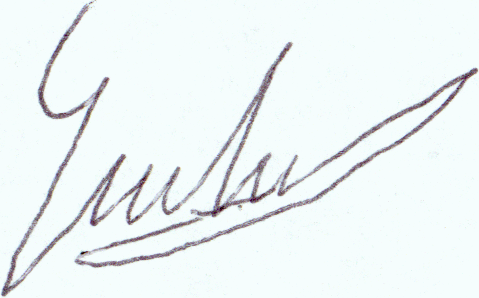
#> input picture Verification_and_recognition/data/training/021/forged-01.png, 479 x 298 px; its folder holds only this picture in this run
$ python sigrecogtf.py
#> lines starting #> are read from the running program, lines starting #| are printed output that depends on the picture; after the words box and inside, x2 and y2 are one past the last pixel; in counts of white or black regions, pixels touching at a corner belong together
### Verification_and_recognition/preprocessor.py
import cv2
import numpy as np


def prepare(input):
    #preparing the image input
    clean = cv2.fastNlMeansDenoising(input)
    ret,tresh = cv2.threshold(clean,127,1,cv2.THRESH_BINARY_INV)
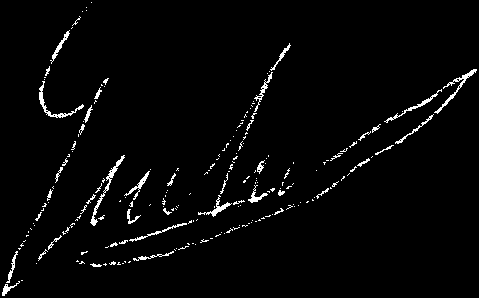
#> tresh: shape (298, 479); values 0 (black) and 1 (white), 2.6% white in thin lines or dots
    img = crop(tresh )

    # 40*400 image as a flatten array
    flatten_img = cv2.resize(img, (40, 10), interpolation=cv2.INTER_AREA).flatten()

    # resize to 400*100
    resized = cv2.resize(img,(400*100),interpolation=cv2.INTER_AREA)
    columns = np.sum(resized,axis=0) # sum of all columns
    lines = np.sum(resized,axis=1) # sum of all lines

    h,w = img.shape
    aspect = w/h
    return  [*flatten_img, *columns, *lines, aspect]

def crop(img):
    points = cv2.findNonZero(img)
#> points = contour of 3767 points, box (x1, y1, x2, y2) (2, 2, 477, 296), area 33580
    x,y,w,h = cv2.boundingRect(points)
#> x = 2; y = 2; w = 475; h = 294
    return img[y:y+h,x:x+w]
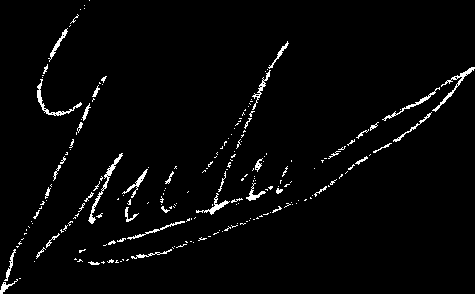
#> returned value: shape (294, 475); values 0 (black) and 1 (white), 2.7% white in thin lines or dots

### Verification_and_recognition/sigrecogtf.py
import cv2
import os
import tensorflow as tf
import preprocessor
tf.compat.v1.disable_eager_execution()
import tensorflow.compat.v1 as tf
tf.disable_v2_behavior()
def main():
    print ('OpenCV version {} '.format(cv2.__version__))

    current_dir = os.path.dirname(__file__)

    author = '021'
    training_folder = os.path.join(current_dir, 'data/training/', author)
    test_folder = os.path.join(current_dir, 'data/test/', author)

    training_data = []
    testing_labels = []
    training_labels = []
    for filename in os.listdir(training_folder):
        img = cv2.imread(os.path.join(training_folder,filename),0)
        if img is not None:
            data = preprocessor.prepare(img)
#> in prepare, `flatten_img = cv2.resize(img, (40, 10), interpolation=cv2.INTER_AREA)...`: flatten_img = 400 values from 0 to 0
            training_data.append(data)
            training_labels.append([0, 1] if "genuine" in filename else [1, 0])

    test_data = []
    test_labels = []
    for filename in os.listdir(test_folder):
        img = cv2.imread(os.path.join(test_folder,filename),0)
        if img is not None:
            data = preprocessor.prepare(img)
            test_data.append(data)
            test_labels.append([0, 1] if "genuine" in filename else [1, 0])
    sgd(training_data, training_labels, test_data, test_labels)

# Softmax Regression Model
def regression(x):
    W = tf.Variable(tf.zeros([901, 2]), name="W")
    b = tf.Variable(tf.zeros([2]), name="b")
    y = tf.nn.softmax(tf.matmul(x, W) + b)
    return y, [W, b]

def sgd(training_data, training_labels, test_data, test_labels):
    # model
    with tf.variable_scope("regression"):
        x = tf.placeholder(tf.float32, [None, 901])
        y, variables = regression(x)

    # train
    y_ = tf.placeholder("float", [None, 2])
    cross_entropy = -tf.reduce_sum(y_ * tf.math.log(y))
    train_step = tf.train.GradientDescentOptimizer(0.01).minimize(cross_entropy)
    correct_prediction = tf.equal(tf.argmax(y, 1), tf.argmax(y_, 1))
    accuracy = tf.reduce_mean(tf.cast(correct_prediction, tf.float32))

    with tf.Session() as sess:
        sess.run(tf.global_variables_initializer())
        sess.run(train_step, feed_dict={x: training_data, y_: training_labels})
        print(sess.run(accuracy, feed_dict={x: test_data, y_: test_labels}))

if __name__ == '__main__':
#> (the run stopped early here; a loop or call above may not have finished)

$ run again, on Verification_and_recognition/data/training/021/forged-05.png
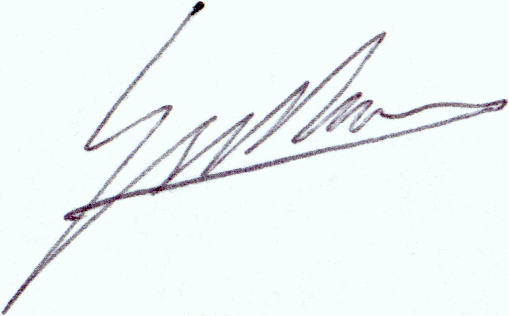
#> input picture Verification_and_recognition/data/training/021/forged-05.png, 509 x 316 px
#> in prepare, `ret,tresh = cv2.threshold(clean,127,1,cv2.THRESH_BINARY_INV)`:
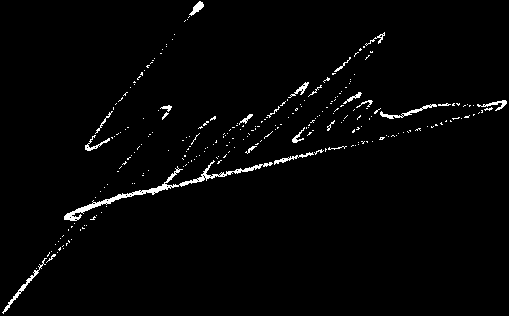
#> tresh: shape (316, 509); values 0 (black) and 1 (white), 2% white in thin lines or dots
#> points = contour of 3162 points, box (x1, y1, x2, y2) (2, 1, 507, 314), area 23723
#> x = 2; y = 1; w = 505; h = 313
#> in crop, `return img[y:y+h,x:x+w]`:
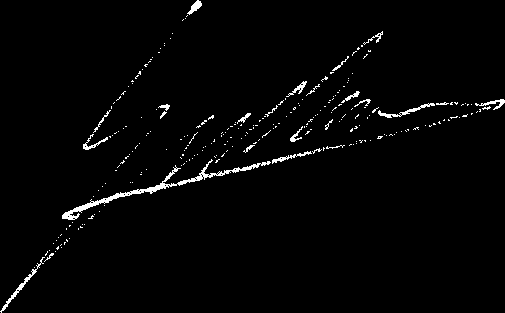
#> returned value: shape (313, 505); values 0 (black) and 1 (white), 2% white in thin lines or dots
#> flatten_img = 400 values from 0 to 0

$ run again, on Verification_and_recognition/data/training/021/forged-06.png
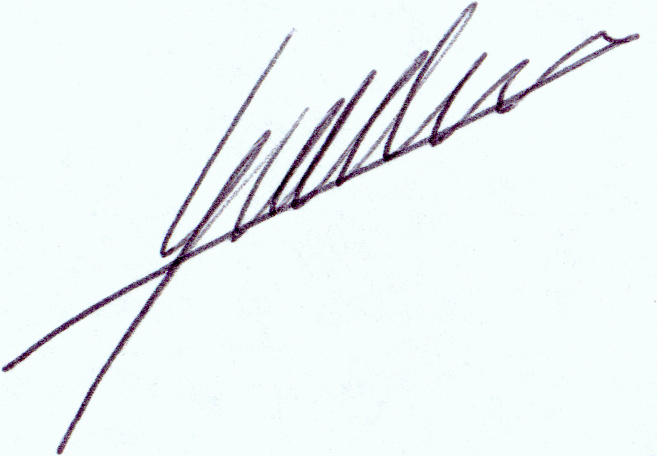
#> input picture Verification_and_recognition/data/training/021/forged-06.png, 657 x 456 px
#> in prepare, `ret,tresh = cv2.threshold(clean,127,1,cv2.THRESH_BINARY_INV)`:
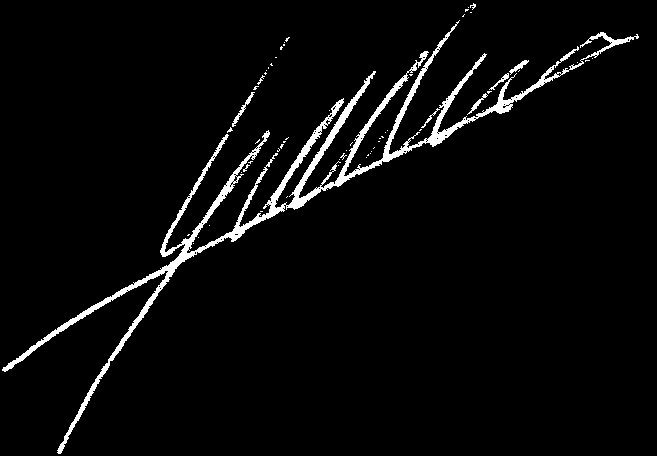
#> tresh: shape (456, 657); values 0 (black) and 1 (white), 3.7% white; 60 white regions (53 under 20 px), largest, box (x1, y1, x2, y2) and area: (2, 20, 639, 454) 10416, (232, 92, 255, 127) 128, (509, 60, 529, 75) 88
#> points = contour of 11099 points, box (x1, y1, x2, y2) (2, 3, 639, 454), area 13245
#> x = 2; y = 3; w = 637; h = 451
#> in crop, `return img[y:y+h,x:x+w]`:
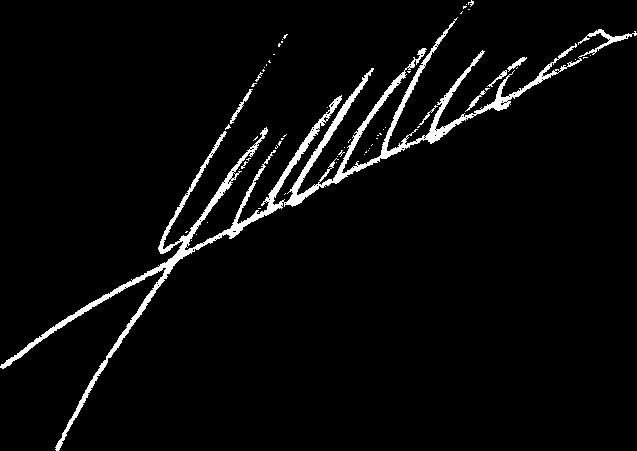
#> returned value: shape (451, 637); values 0 (black) and 1 (white), 3.9% white; 60 white regions (53 under 20 px), largest, box (x1, y1, x2, y2) and area: (0, 17, 637, 451) 10416, (230, 89, 253, 124) 128, (507, 57, 527, 72) 88
#> flatten_img = 400 values from 0 to 0

$ run again, on Verification_and_recognition/data/training/021/forged-another-01.png
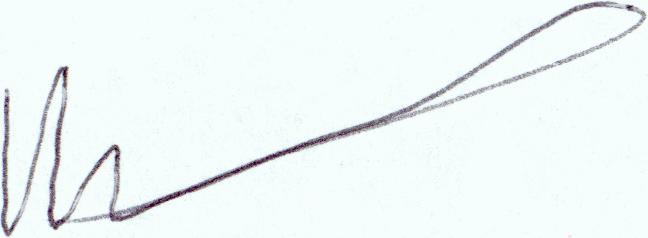
#> input picture Verification_and_recognition/data/training/021/forged-another-01.png, 648 x 238 px
#> in prepare, `ret,tresh = cv2.threshold(clean,127,1,cv2.THRESH_BINARY_INV)`:
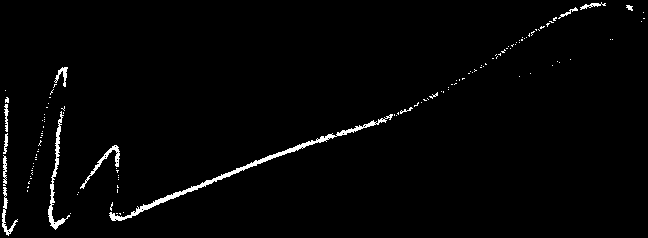
#> tresh: shape (238, 648); values 0 (black) and 1 (white), 1.9% white; 122 white regions (109 under 20 px), largest, box (x1, y1, x2, y2) and area: (109, 114, 393, 221) 1231, (48, 111, 70, 230) 452, (80, 145, 120, 189) 233
#> points = contour of 2931 points, box (x1, y1, x2, y2) (2, 2, 645, 236), area 12080
#> x = 2; w = 643; h = 234
#> in crop, `return img[y:y+h,x:x+w]`:
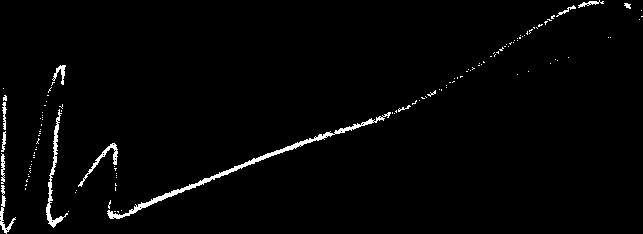
#> returned value: shape (234, 643); values 0 (black) and 1 (white), 1.9% white; 122 white regions (109 under 20 px), largest, box (x1, y1, x2, y2) and area: (107, 112, 391, 219) 1231, (46, 109, 68, 228) 452, (78, 143, 118, 187) 233
#> flatten_img = 400 values from 0 to 0
